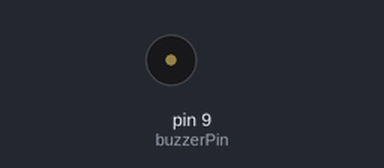
A sketch run on a simulated Arduino Uno, built with avr-gcc and run on an emulated ATmega328P. Shown: buzzer (waves = sounding).

Above: at 0.6 s.
Timing chart, 0 to 3.0 s (numbered marks = the images above):
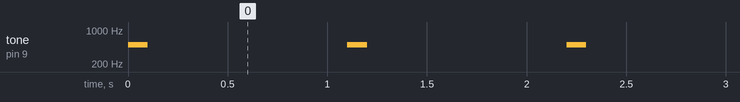

Measured:
- by itself, tone on pin 9 (buzzerPin): alternates 500 Hz for 0.10 s and silent for 1.0 s

The sketch:

easyBuzzer.ino
```cpp
//intialize the pin that is hooked up to the buzzer
const int buzzerPin = 9;

//this loop will begin communication
//between our program and the arduino
void setup() {
  pinMode(buzzerPin, OUTPUT);   //let the program know that buzzerPin (9) is used as OUTPUT
}

// put your main code here, to run repeatedly:
void loop() {
  tone(buzzerPin, 500);     //this function will send a frequency to the buzzerPin and the buzzer will play that note
  delay(100);               //wait a certain amount of time (in milliseconds) before going to the next function
  noTone(buzzerPin);        //this function will stop the sound
  delay(1000);              //wait before looping

}
```
